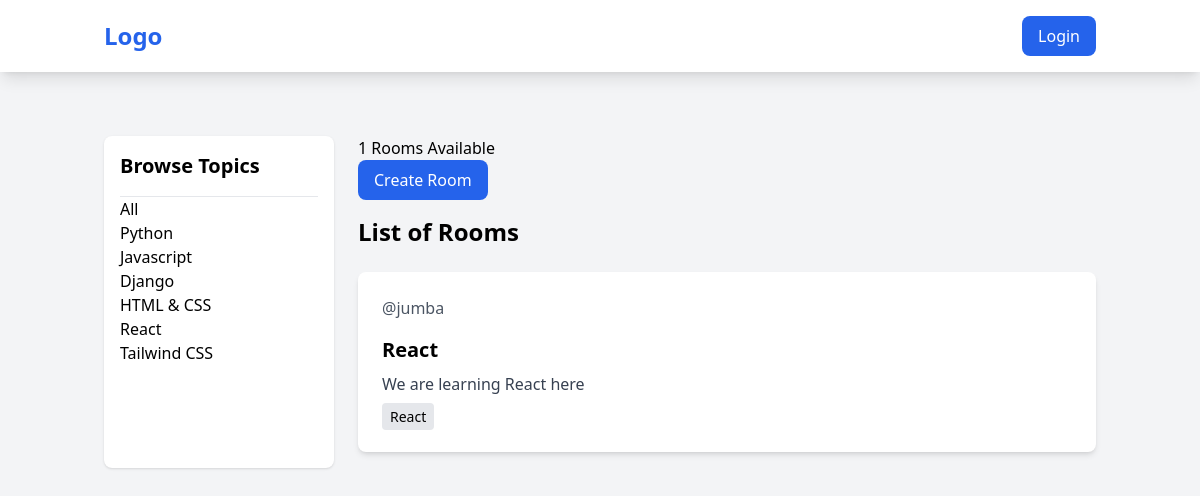
/?q=React, run on the app's committed database.
### baseapp/models.py (models this page shows, shortened)
class Topic(models.Model):
     name = models.CharField(max_length=200)

class Room(models.Model):
     host =models.ForeignKey(User, on_delete=models.SET_NULL,null=True)
     topic = models.ForeignKey(Topic, on_delete=models.SET_NULL,null=True)
     name = models.CharField(max_length=200)
     description = models.TextField(null=True,blank=True)
     participants = models.ManyToManyField(User, related_name='participants', blank=True)
     updated = models.DateTimeField(auto_now = True)
     created = models.DateTimeField(auto_now_add=True)

### baseapp/views.py (the view)
# urls.py: path('', views.home, name='home'),
def home(request):
    q = request.GET.get('q') if request.GET.get('q') != None else ''
    roomsdata = Room.objects.filter(
        Q(topic__name__icontains=q) |
        Q(name__icontains=q) |
        Q(description__icontains=q)
    )
    topics = Topic.objects.all()
    room_count = roomsdata.count()
    context = {'rooms': roomsdata, 'topics': topics, 'room_count': room_count}
    return render(request, 'baseapp/home.html', context)

### baseapp/templates/baseapp/home.html (shortened to what this page needs)
{% extends 'main.html' %}
{% block content %}
<div class="container mx-auto px-4 py-8">
    <div class="grid grid-cols-1 md:grid-cols-4 gap-6">
        <div class="bg-white p-4 rounded-lg shadow">
            <h3 class="text-xl font-semibold mb-4">Browse Topics</h3>
            <hr>
            <a href="{% url 'home' %}">All</a> <br>
            {% for topic in topics %}
                <a href="{% url 'home' %}?q={{ topic.name }}">{{ topic.name }}</a> <br>
            {% endfor %}
        </div>
        <div class="md:col-span-3">
          <h5>{{ rooms.count }} Rooms Available</h5>
            <a href="{% url 'create-room' %}" class="inline-block mb-4 px-4 py-2 bg-blue-600 text-white rounded-lg hover:bg-blue-700">Create Room</a>
            <h1 class="text-2xl font-bold mb-6">List of Rooms</h1>
            {% for room in rooms %}
                <div class="bg-white p-6 rounded-lg shadow-md mb-4">
                    <div class="flex justify-between items-center mb-4">
                        <span class="text-gray-600">@{{room.host.username}}</span>
                    </div>
                    <h3 class="text-xl font-semibold mb-2">
                        <a href="{% url 'room' room.id %}" class="hover:text-blue-600">{{ room.name }}</a>
                    </h3>
                    <p class="text-gray-700 mb-2">{{ room.description }}</p>
                    <small class="bg-gray-200 px-2 py-1 rounded text-sm">{{room.topic.name}}</small>
                </div>
            {% endfor %}
        </div>
    </div>
</div>
{% endblock %}

### data on the page
Topic: name "Python"
Topic: name "Javascript"
Topic: name "Django"
Topic: name "HTML & CSS"
Topic: name "React"
Topic: name "Tailwind CSS"
Room: host.username "jumba", name "React", description "We are learning React here", topic.name "React"

### other printed values
{{ rooms.count }} "1"
